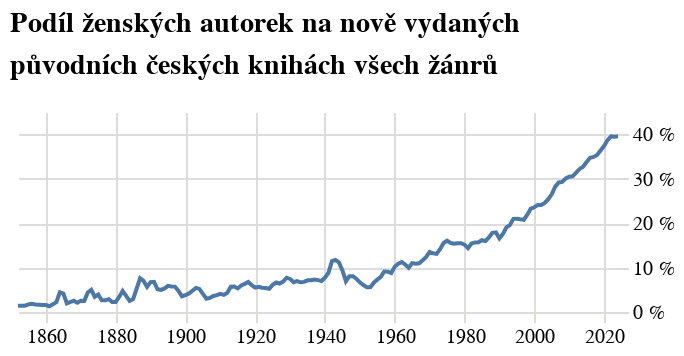

Notebook cell for this chart:
### Code cell
historicky_podil_graf = alt.Chart(
    alt_friendly(historicky_podil.filter(pl.col("rok") >= 1850)), width=300, height=100,
    title=["Podíl ženských autorek na nově vydaných","původních českých knihách všech žánrů"]
).mark_line().encode(
    alt.X('rok:T', title=None, axis=alt.Axis(tickCount=6)),
    alt.Y('podil:Q', axis=alt.Axis(tickCount=5, labelExpr="datum.label * 100 + ' %'", orient='right'),
          title=None, scale=alt.Scale(domain=[0,0.45]))
).configure_view(stroke='transparent')

historicky_podil_graf

### Figure 1 — Vega-Lite specification as saved in the notebook (floating-point values rounded to 4 significant figures; data arrays with more than 128 entries replaced by an {"elided": "..."} marker saying what was removed)
{"config": {"title": {"font": "Noticia Text", "fontSize": 14, "anchor": "start", "lineHeight": 21, "fontWeight": "bolder", "subtitleFont": "Noticia Text", "subtitleFontSize": 12, "subtitlePadding": 12, "dy": -12}, "axis": {"labelFont": "Asap", "titleFont": "Asap", "fontWeight": "lighter", "titleFontWeight": "lighter", "labelFontSize": 10, "titleFontSize": 10, "labelPadding": 2, "titlePadding": 10, "domainOpacity": 0, "tickColor": "#DCDDD6"}, "legend": {"labelFont": "Asap", "labelFontWeight": "normal", "titleFont": "Asap", "titleFontWeight": "normal", "labelFontSize": 10, "titleFontSize": 10}, "view": {"stroke": "transparent"}}, "data": {"name": "data-25f808e6cc057387a438583e7a17dd7d"}, "mark": {"type": "line"}, "encoding": {"x": {"axis": {"tickCount": 6}, "field": "rok", "title": null, "type": "temporal"}, "y": {"axis": {"labelExpr": "datum.label * 100 + ' %'", "orient": "right", "tickCount": 5}, "field": "podil", "scale": {"domain": [0, 0.45]}, "title": null, "type": "quantitative"}}, "height": 100, "title": ["Podíl ženských autorek na nově vydaných", "původních českých knihách všech žánrů"], "width": 300, "$schema": "https://vega.github.io/schema/vega-lite/v5.8.0.json", "datasets": {"data-25f808e6cc057387a438583e7a17dd7d": {"elided": "170 records"}}}
